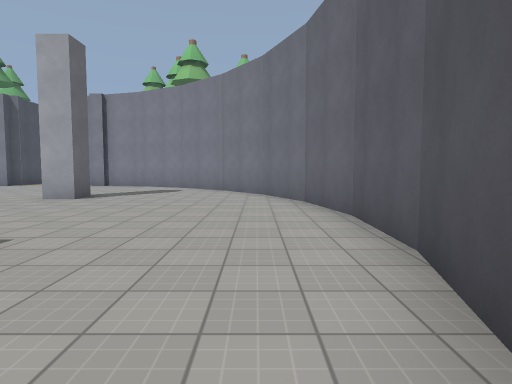
[1] (above)

14 first-person views from a walk through a level from a Godot 3-D game. The camera is 1.4 m above the floor, tilts 4° down and sees 75° across. The floor is counted in squares, 1.97 m on a side. Each view is taken from the middle of a square. On the plan, view 1 faces up. The plan holds only what a view shows up to about 11 squares ahead; the rest is blank. The place goes on beyond the plan. Surface patterns are stand-ins for the level's own textures.

[2]
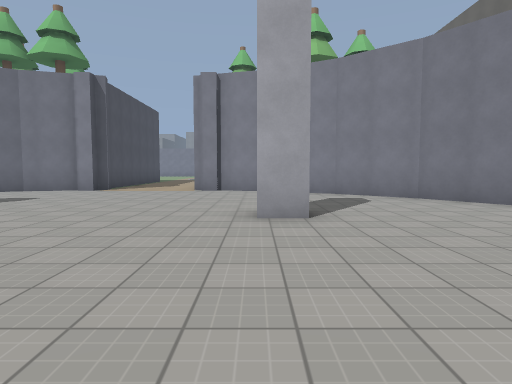

[3]
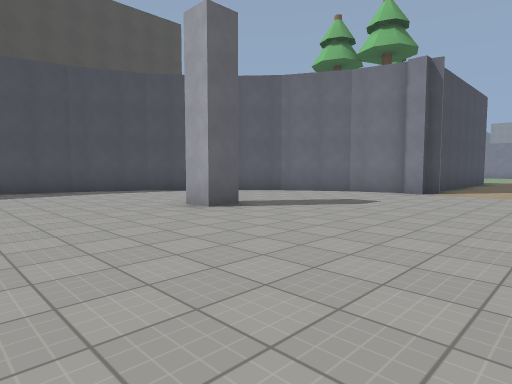

[4]
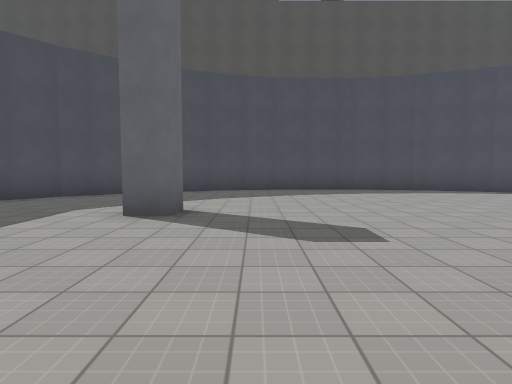

[5]
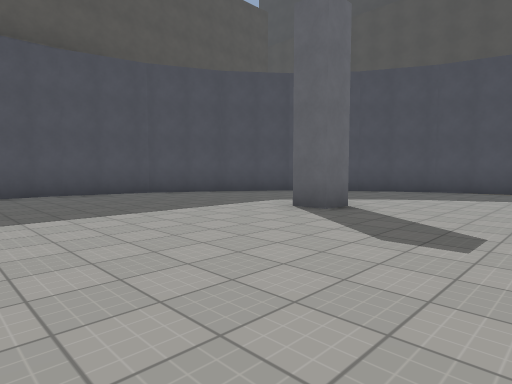

[6]
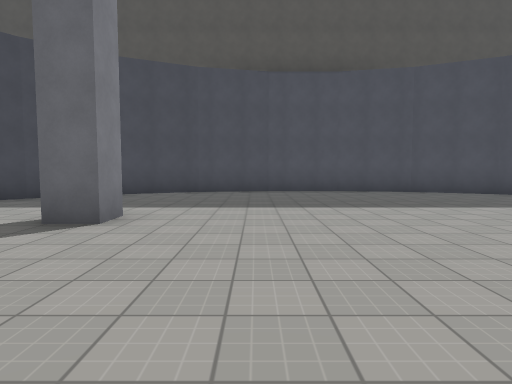

[7]
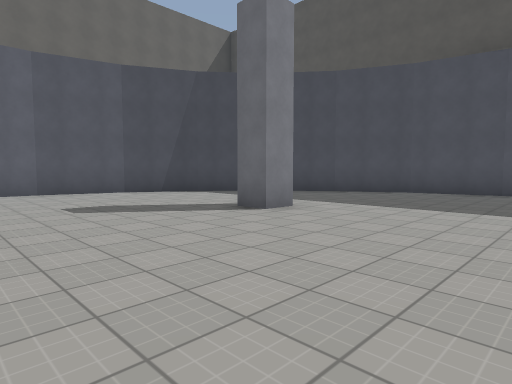

[8]
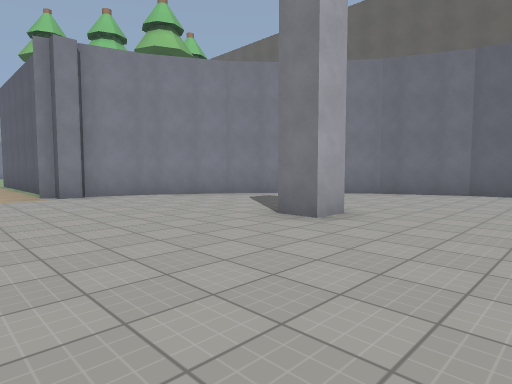

[9]
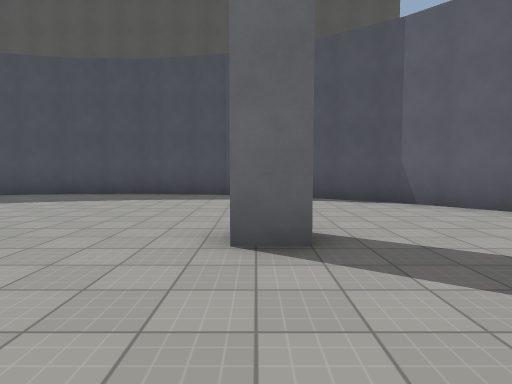

[10]
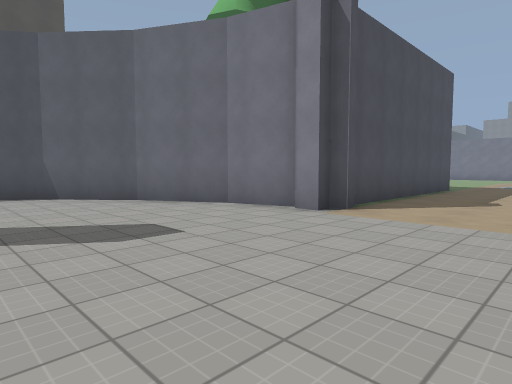

[11]
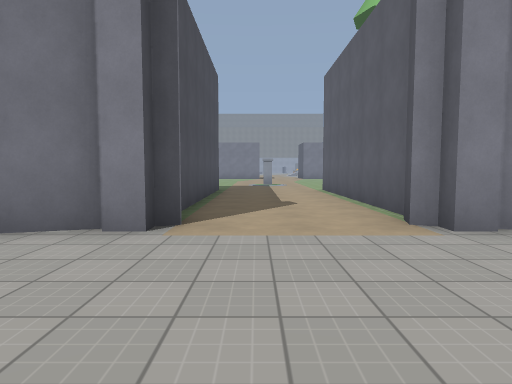

[12]
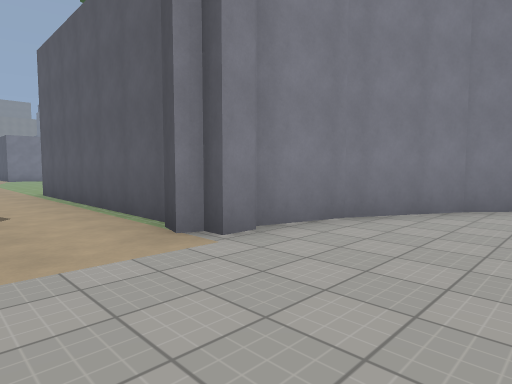

[13]
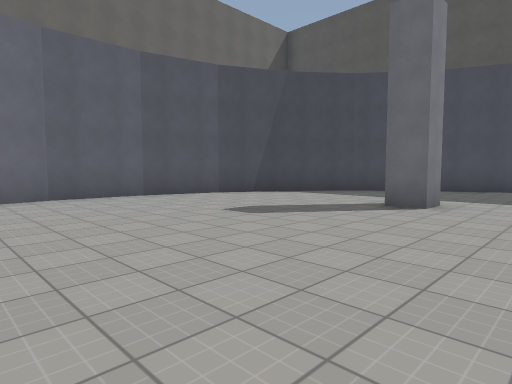

[14]
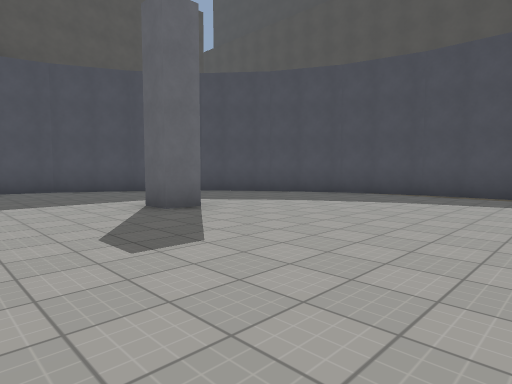

### Floor plan
Points are (right, up) in squares from view 1. A wall is a line through its corners. A room is listed if a view was taken in it or the views show most of it. See-through windows are left out.
Room 1 (views 1, 2, 3, 4, 5, 6, 7, 8, 9, 10, 11, 12, 13, 14)
walls: (-10.1, 13.7) (-10.8, 13.7); (-10.8, 13.9) (-12.4, 13.5); (-12.3, 13.5) (-14.2, 12.4); (-14.2, 12.5) (-15.9, 11); (-15.8, 11.1) (-17.2, 9.2); (-17.1, 9.3) (-18.1, 7.1); (-6.1, 13.7) (-6.7, 13.7) (-6.7, 14.1) (-7.1, 14.2) (-6.9, 14.7); (-18, 7.2) (-18.5, 5); (-18.5, 5.1) (-18.4, 2.8); (-4.6, 13.5) (-6.3, 14); (-18.4, 2.9) (-17.8, 0.6); (-2.7, 12.4) (-4.8, 13.5); (-10.1, 14.7) (-9.9, 14.2) (-10.3, 14.1); (-17.9, 0.7) (-16.8, -1.3); (-1, 10.9) (-2.8, 12.5); (-16.9, -1.2) (-15.4, -3); (0.2, 9.1) (-1.1, 11); (-6.7, 14.9) (-6.7, 21.2); (-15.5, -2.9) (-13.7, -4.3); (1.1, 7.1) (0.1, 9.3); (-13.8, -4.2) (-11.6, -5.3); (1.5, 5) (1, 7.2); (-11.8, -5.2) (-9.6, -5.7) (-7.4, -5.7); (1.4, 2.7) (1.5, 5.1); (0.8, 0.7) (1.4, 2.9); (-7.5, -5.7) (-5.2, -5.2); (-0.2, -1.3) (0.9, 0.8); (-5.3, -5.2) (-3.2, -4.3); (-1.6, -3) (-0.1, -1.2); (-3.3, -4.3) (-1.5, -2.9); (-10.2, 21.2) (-10.2, 14.9)
objects: pillar (-13, 0) to (-12, 0); pillar (-13, 8) to (-12, 8); pillar (-5, 0) to (-4, 0); pillar (-5, 8) to (-4, 8)

Positions as (right, up) in squares from view 1, and headings:
1: (0, 0), facing up
2: (-5, 3), facing up
3: (-7, 4), facing up-left
4: (-7, 2), facing left
5: (-7, 4), facing down-left
6: (-7, 5), facing down
7: (-9, 5), facing down-right
8: (-9, 5), facing up-right
9: (-9, 8), facing left
10: (-7, 9), facing up-left
11: (-9, 10), facing up
12: (-9, 11), facing up-right
13: (-7, 7), facing down-right
14: (-9, 6), facing down-left
